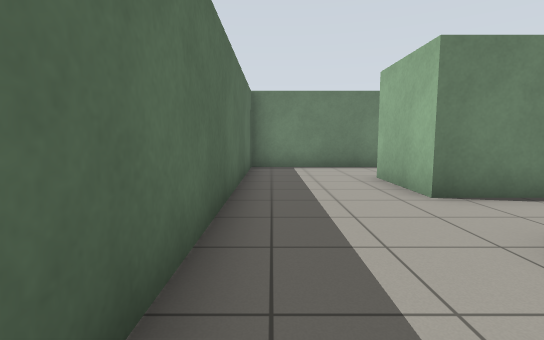
[1] (above)

22 first-person views from a walk through a Gazebo world. The camera is 0.94 m above the floor, tilts 6° down and sees 85° across. The floor is counted in squares, 1 m on a side. Each view is taken from the middle of a square. On the plan, view 1 faces up. The plan holds only what a view shows up to about 11 squares ahead; the rest is blank. Robots are left out.

[2]
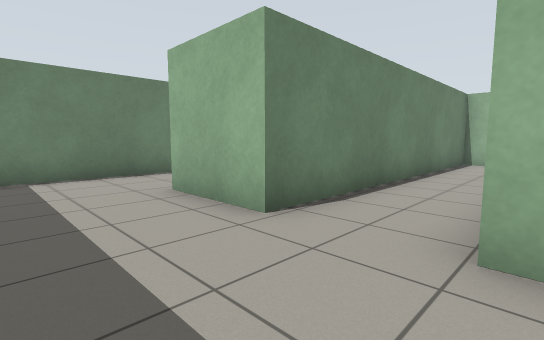

[3]
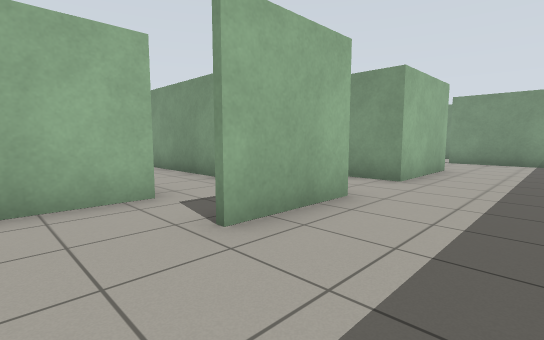

[4]
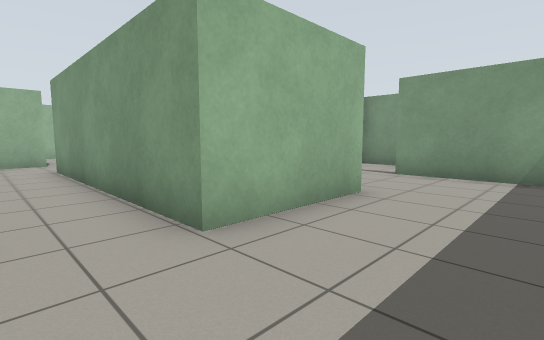

[5]
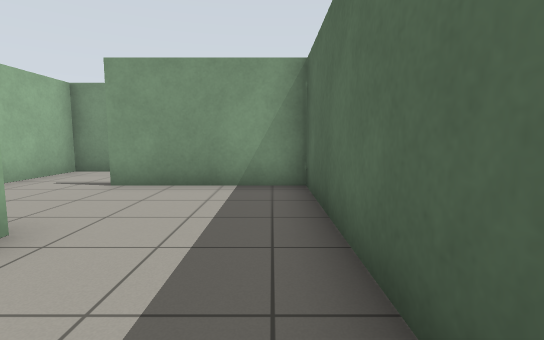

[6]
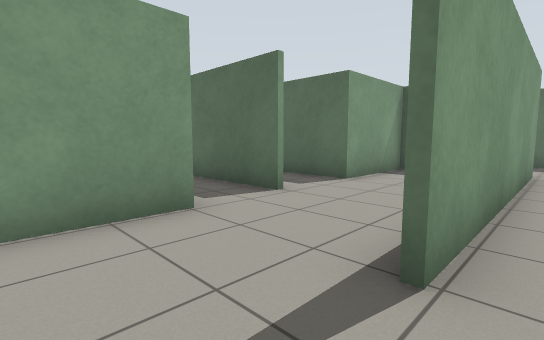

[7]
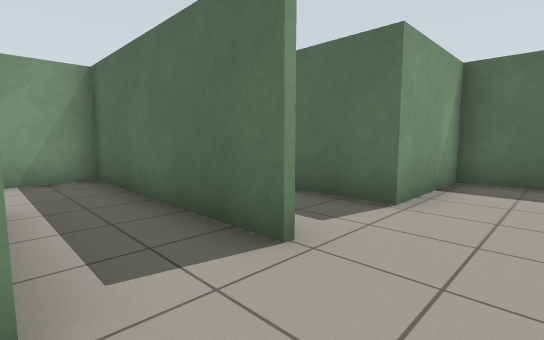

[8]
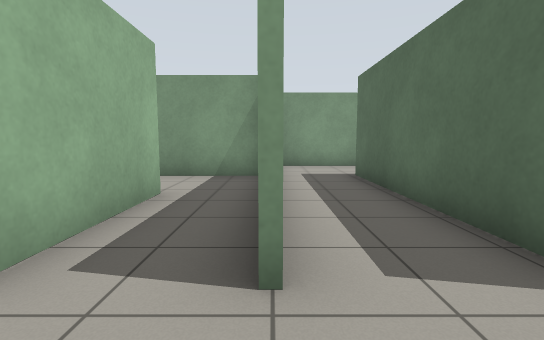

[9]
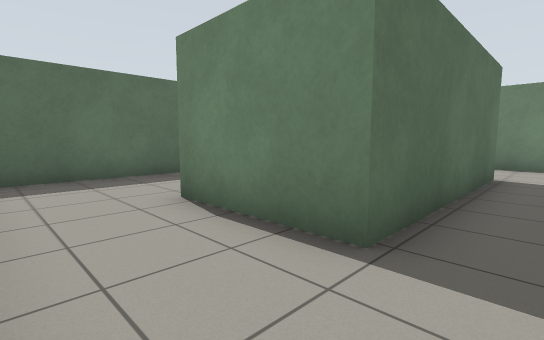

[10]
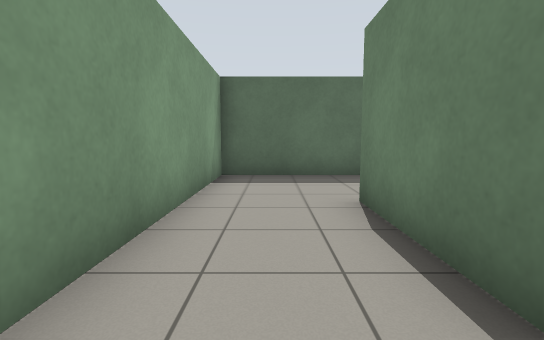

[11]
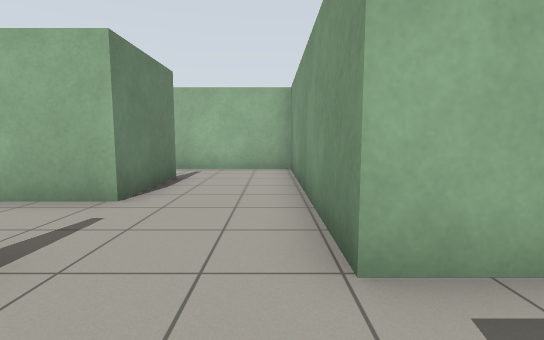

[12]
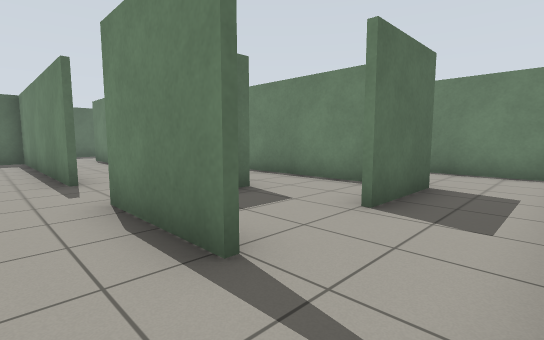

[13]
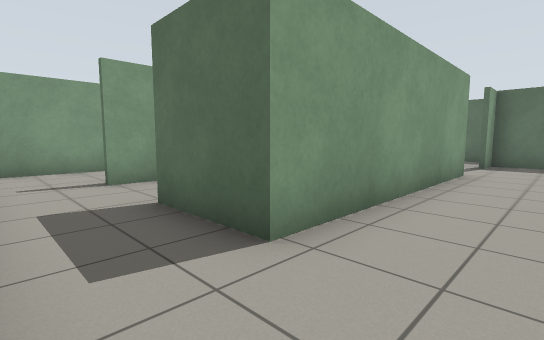

[14]
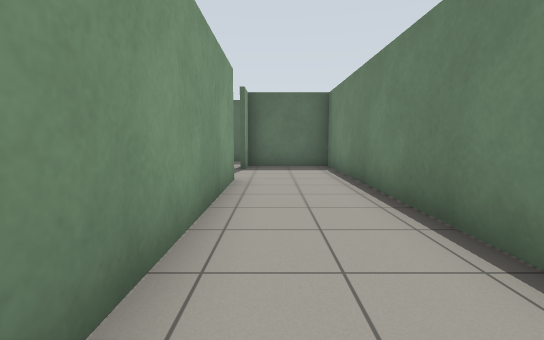

[15]
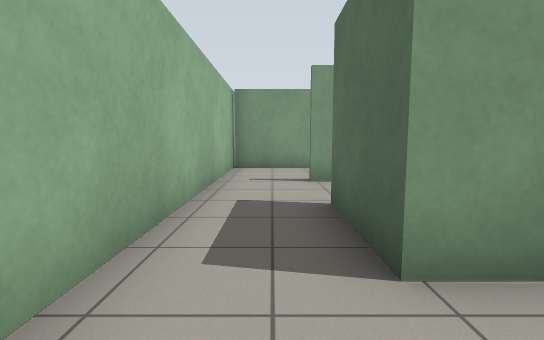

[16]
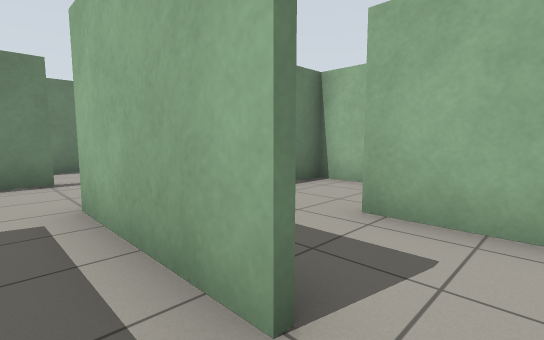

[17]
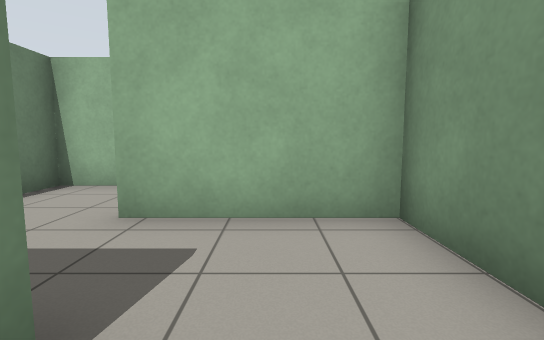

[18]
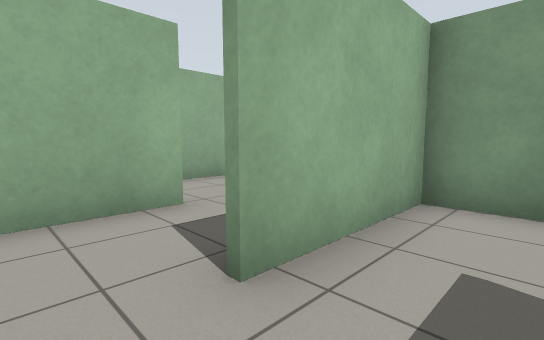

[19]
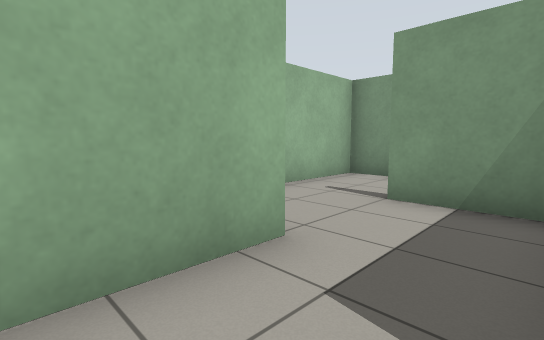

[20]
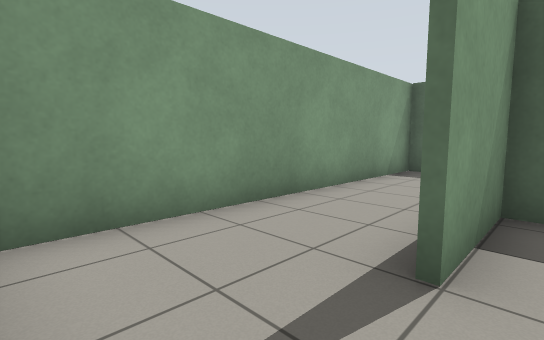

[21]
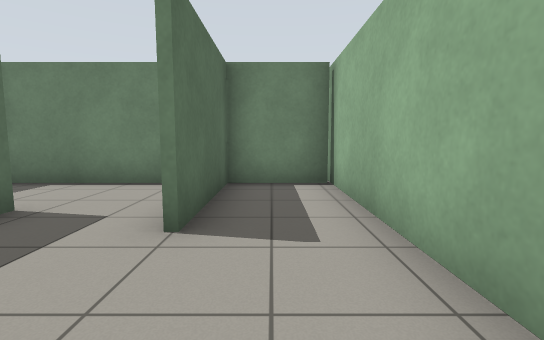

[22]
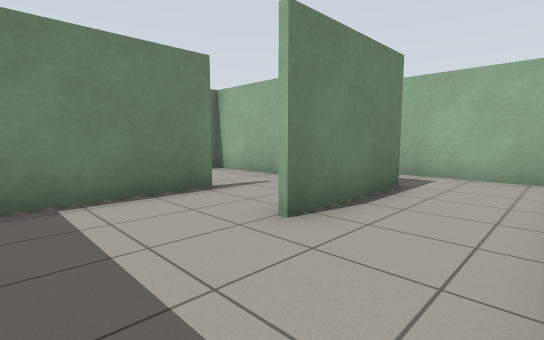

### Floor plan
Key: @ floor where view 1 was taken; # wall or solid block; . floor.
Columns run from 1 left of view 1 to 18 right of it. Each row starts with its distance up from view 1.
 10 ###################
  9 #.....#............
  8 #.....#............#
  7 #...#.#...#######..#
  6 #...#.....  ....#..#
  5 #...##########..#..#
  4 #............##....#
  3 #.............#....#
  2 #...########..###..#
  1 #...#..............#
  0 #@..#..............#
 -1 #...####.#.#########
 -2 #......#.#.#....#..#
 -3 #......#.#.#....#..#
 -4 #####..#.#.#..#.#..#
 -5 #......#.#....#....#
 -6 #......#.#....#....#
 -7 #...####.#######...#
 -8 #........#.........#
 -9 #........#.........#
-10 ####################

Positions as (right, up) in squares from view 1, and headings:
1: (0, 0), facing up
2: (0, 2), facing up-right
3: (0, 9), facing down-right
4: (0, 4), facing down-right
5: (0, 2), facing down
6: (12, 3), facing down-left
7: (10, 1), facing down-left
8: (8, 1), facing down
9: (7, -9), facing up-left
10: (7, -8), facing left
11: (8, 0), facing right
12: (17, 1), facing up-left
13: (17, 9), facing down-left
14: (15, 8), facing left
15: (16, 9), facing down
16: (9, -5), facing up-right
17: (9, -5), facing right
18: (11, -2), facing down-right
19: (13, -2), facing down-right
20: (17, -6), facing down-left
21: (16, -7), facing up
22: (0, -9), facing up-right
